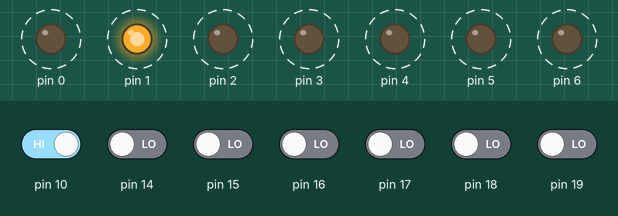
Recording of a sketch running on a simulated Arduino Uno, built with avr-gcc and run on an emulated ATmega328P. On the bench: output pins drawn as LEDs (lit = HIGH). Dashed ring = blinking. The test bench sets the inputs (shaded band); at power-on: pin 10 HIGH, pin 14–19 LOW.

Above: at 2.95 s.
3.0 s: pin 10 driven LOW
At 3.15 s:
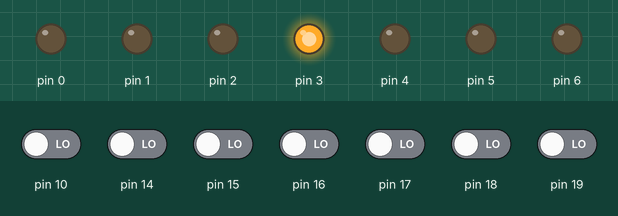
At 4.2 s:
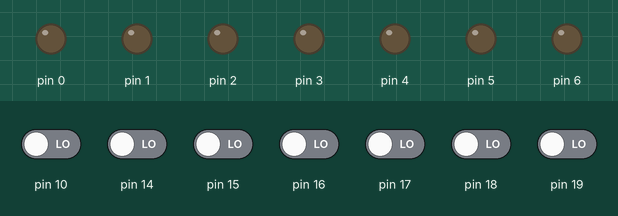
6.5 s: pin 10 driven HIGH
10.0 s: pin 14 driven HIGH
At 10.15 s:
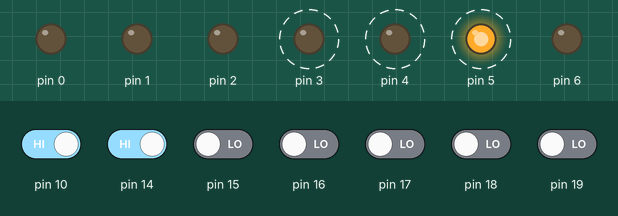
Timing chart, 0 to 19.5 s (numbered marks = the images above; inputs shaded):
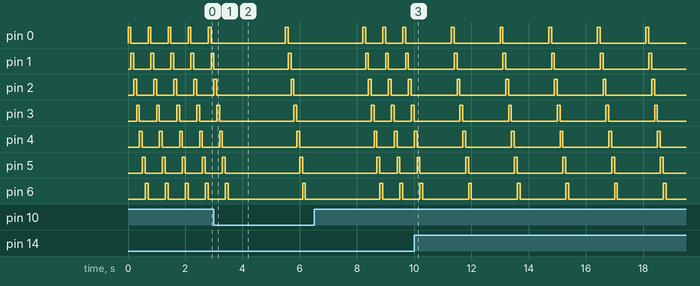

Measured:
- after the input at 3.0 s, pin 2: LOW → HIGH after 2.7 s, → LOW 0.10 s later; pin 3: LOW → HIGH after 2.8 s, → LOW 0.10 s later; pin 4: LOW → HIGH after 2.9 s, → LOW 0.10 s later; pin 5: LOW → HIGH after 3.0 s, → LOW 0.10 s later; pin 6: LOW → HIGH after 3.1 s, → LOW 0.10 s later
- after the input at 10.0 s, pin 0: alternates HIGH for 0.10 s and LOW for 1.6 s, starting after 1.3 s; pin 1: alternates HIGH for 0.10 s and LOW for 1.6 s, starting after 1.4 s
- by itself, pin 0–6: alternates HIGH for 0.10 s and LOW for 0.60 s

The sketch:

elevador_arthur_lorencini.ino
```cpp
void setup() {

  //Saidas - Led's dos andares
  pinMode(0,OUTPUT);
  pinMode(1,OUTPUT);
  pinMode(2,OUTPUT);
  pinMode(3,OUTPUT);
  pinMode(4,OUTPUT);
  pinMode(5,OUTPUT);

  //Saida - Led da Cabine
  pinMode(6,OUTPUT);


  //Entradas - Botoes dos andares
  pinMode(14,INPUT);
  pinMode(15,INPUT);
  pinMode(16,INPUT);
  pinMode(17,INPUT);
  pinMode(18,INPUT);
  pinMode(19,INPUT);


  //Entrada - Sensor
  pinMode(10,INPUT);

  /*
  Como eu nao sei a corrente q o M1 e M2 puxam,
  por preucaçao eu nao vou habilitar.

  Acho que nao ha problema pois pela a logica do circuito
  deve puxar pouca corrente

  pinMode(8,OUTPUT);
  pinMode(9,OUTPUT);

  */

}

void loop(){   //codigo de preguiçoso
   for(int i =0; i<7;i++){
    digitalWrite(i,HIGH);
    delay(100); // Preguiça de usar a logica do millis
    digitalWrite(i,LOW);
  }

  if (digitalRead(14) || digitalRead(15) || digitalRead(16) ||
  digitalRead(17) || digitalRead(18) || digitalRead(19) == HIGH){
    delay(1000);
  }
  if (digitalRead(10) == LOW){
   delay(2000);
  }
}
```
